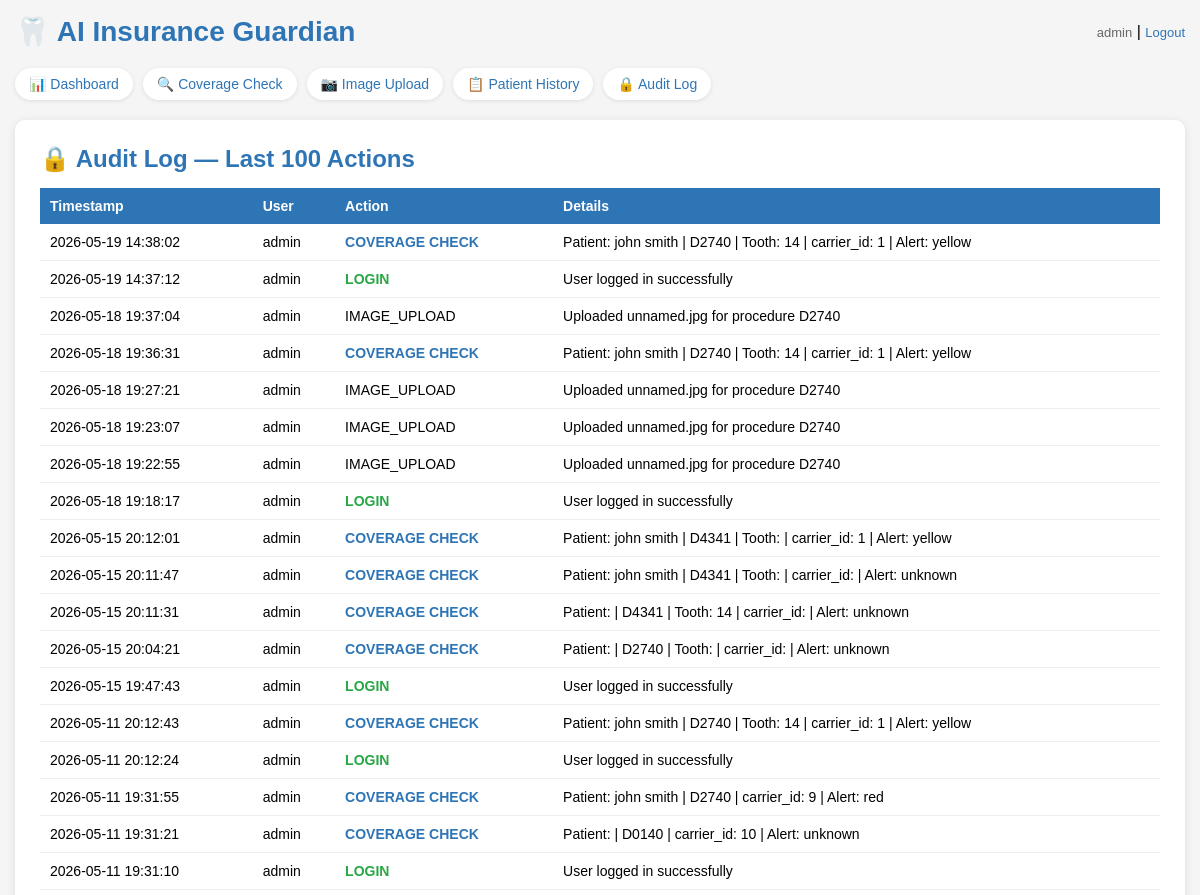
/audit (signed in, upper part), run on an earlier commit of the app's database.
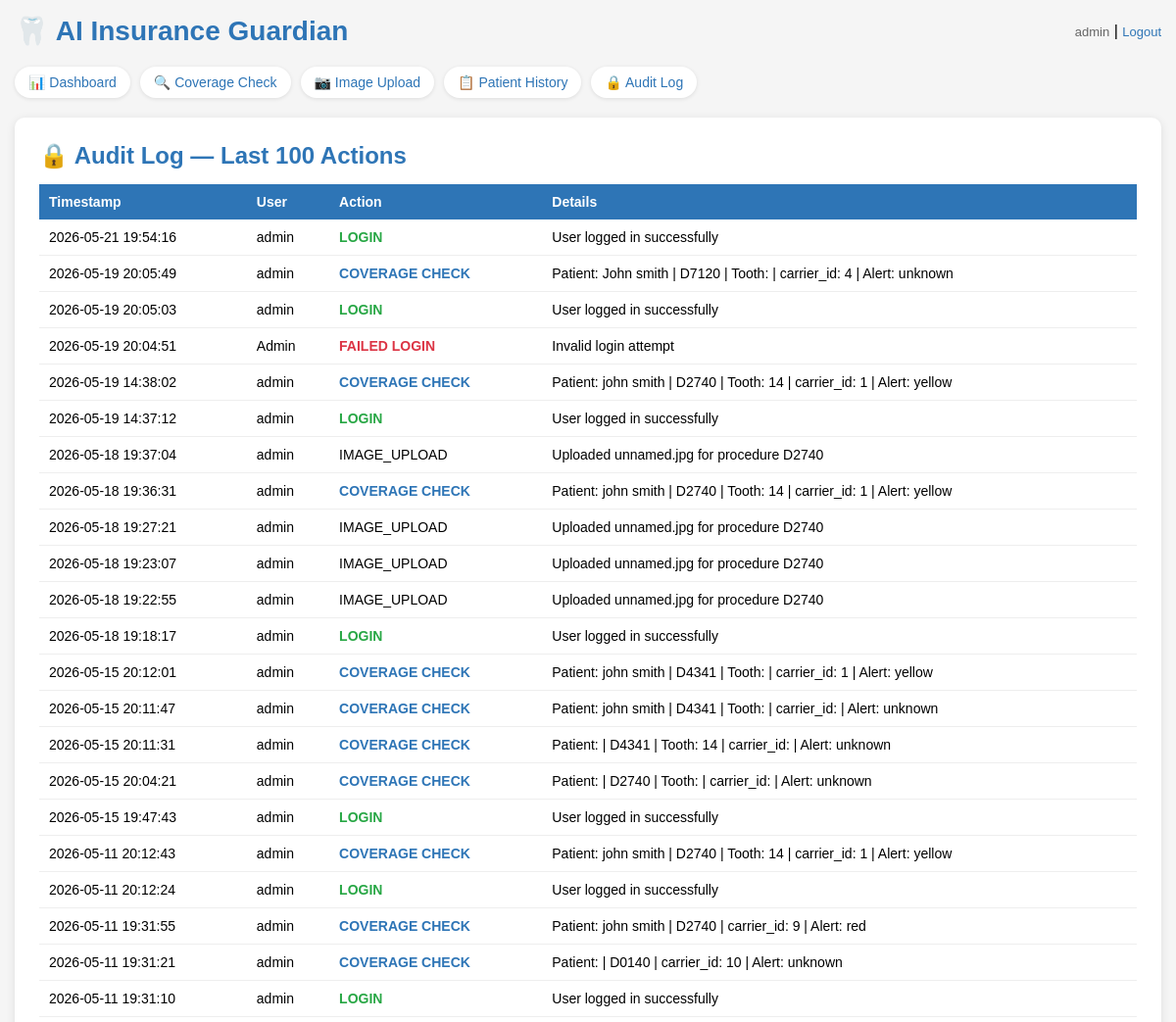
And on a later commit of the database.
### tables this page shows
CREATE TABLE users (
            id INTEGER PRIMARY KEY,
            username TEXT UNIQUE NOT NULL,
            password TEXT NOT NULL,
            role TEXT DEFAULT 'staff'
        );

CREATE TABLE audit_log (id INTEGER PRIMARY KEY, username TEXT, action TEXT, details TEXT, timestamp TEXT);

### app.py (the view)
@app.route("/audit")
@login_required
def audit():
    conn = get_db()
    cursor = conn.cursor()
    cursor.execute("SELECT * FROM audit_log ORDER BY timestamp DESC LIMIT 100")
    records = cursor.fetchall()
    conn.close()
    return render_template("audit.html", records=records)

### app.py (called while the page is built)
def get_db():
    conn = sqlite3.connect("insurance_guardian.db")
    conn.row_factory = sqlite3.Row
    return conn

@login_manager.user_loader
def load_user(user_id):
    conn = get_db()
    cursor = conn.cursor()
    cursor.execute("SELECT * FROM users WHERE id = ?", (user_id,))
    row = cursor.fetchone()
    conn.close()
    if row:
        return User(row["id"], row["username"], row["role"])
    return None

### templates/audit.html (shortened to what this page needs)
<!DOCTYPE html>
<html>
<head>
</head>
<body>
    <div class="header">
        <h1>🦷 AI Insurance Guardian</h1>
        <div>
            <span class="user-info">{{ current_user.username }}</span> |
            <a href="/logout" class="logout">Logout</a>
        </div>
    </div>
    <div class="nav">
        <a href="/dashboard">📊 Dashboard</a>
        <a href="/">🔍 Coverage Check</a>
        <a href="/upload">📷 Image Upload</a>
        <a href="/history">📋 Patient History</a>
        <a href="/audit">🔒 Audit Log</a>
    </div>
    <div class="results-box">
        <h2>🔒 Audit Log — Last 100 Actions</h2>
        <table>
            <tr>
                <th>Timestamp</th>
                <th>User</th>
                <th>Action</th>
                <th>Details</th>
            </tr>
            {% for record in records %}
            <tr>
                <td>{{ record[4] }}</td>
                <td>{{ record[1] }}</td>
                <td>
                    {% if record[2] == 'LOGIN' %}<span class="action-login">LOGIN</span>
                    {% elif record[2] == 'LOGOUT' %}<span class="action-logout">LOGOUT</span>
                    {% elif record[2] == 'COVERAGE_CHECK' %}<span class="action-check">COVERAGE CHECK</span>
                    {% elif record[2] == 'FAILED_LOGIN' %}<span class="action-failed">FAILED LOGIN</span>
                    {% else %}{{ record[2] }}{% endif %}
                </td>
                <td>{{ record[3] }}</td>
            </tr>
            {% endfor %}
        </table>
    </div>
</body>
</html>

### templates/audit.html (style rules this page uses)
* { box-sizing: border-box; margin: 0; padding: 0; }
body { font-family: Arial, sans-serif; background-color: #f5f5f5; padding: 15px; }
.header { display: flex; justify-content: space-between; align-items: center; margin-bottom: 20px; flex-wrap: wrap; gap: 10px; }
h1 { color: #2E75B6; font-size: clamp(20px, 4vw, 28px); }
.nav { display: flex; flex-wrap: wrap; gap: 10px; margin-bottom: 20px; }
.nav a { color: #2E75B6; text-decoration: none; font-size: 14px; background: white; padding: 8px 14px; border-radius: 20px; box-shadow: 0 1px 4px rgba(0,0,0,0.1); }
.user-info { color: #666; font-size: 13px; }
.logout { color: #2E75B6; text-decoration: none; font-size: 13px; }
.results-box { background: white; padding: 25px; border-radius: 10px; box-shadow: 0 2px 10px rgba(0,0,0,0.1); }
.results-box h2 { color: #2E75B6; margin-bottom: 15px; }
table { width: 100%; border-collapse: collapse; font-size: 14px; }
th { background: #2E75B6; color: white; padding: 10px; text-align: left; }
td { padding: 10px; border-bottom: 1px solid #eee; }
.action-login { color: #28a745; font-weight: bold; }
.action-check { color: #2E75B6; font-weight: bold; }
.action-failed { color: #dc3545; font-weight: bold; }

What changed in the data, as far as the page shows it:
added audit_log: timestamp "2026-05-21 19:54:16", username "admin", action "LOGIN", details "User logged in successfully"
added audit_log: timestamp "2026-05-19 20:05:49", username "admin", action "COVERAGE CHECK", details "Patient: John smith | D7120 | Tooth: | carrier_id: 4 | Alert: unknown"
added audit_log: timestamp "2026-05-19 20:05:03", username "admin", action "LOGIN", details "User logged in successfully"
added audit_log: timestamp "2026-05-19 20:04:51", username "Admin", action "FAILED LOGIN", details "Invalid login attempt"
